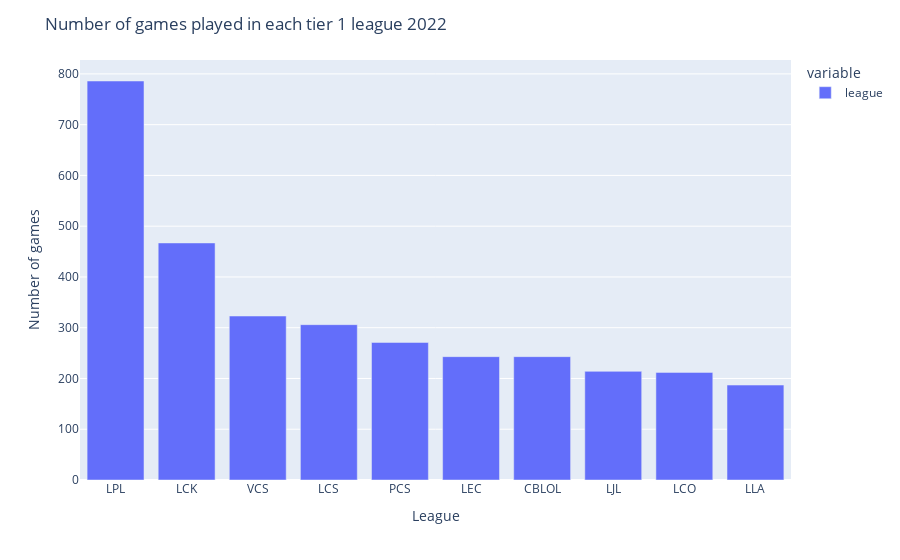

Here is the notebook cell this chart was saved with:
### Code cell
fig = tier1.groupby('gameid').first()['league'].value_counts().plot(kind='bar')
fig.update_layout(title='Number of games played in each tier 1 league 2022', xaxis_title='League', yaxis_title='Number of games')
fig.show()

### Figure 1 — Plotly figure (JSON) as saved in the notebook; plotly's stock layout.template omitted (floating-point values rounded to 4 significant figures)
{"data": [{"alignmentgroup": "True", "hovertemplate": "variable=league<br>index=%{x}<br>value=%{y}<extra></extra>", "legendgroup": "league", "marker": {"color": "#636efa", "pattern": {"shape": ""}}, "name": "league", "offsetgroup": "league", "orientation": "v", "showlegend": true, "textposition": "auto", "type": "bar", "x": ["LPL", "LCK", "VCS", "LCS", "PCS", "LEC", "CBLOL", "LJL", "LCO", "LLA"], "xaxis": "x", "y": [786, 467, 323, 306, 271, 243, 243, 214, 212, 187], "yaxis": "y"}], "layout": {"barmode": "relative", "legend": {"title": {"text": "variable"}, "tracegroupgap": 0}, "margin": {"t": 60}, "title": {"text": "Number of games played in each tier 1 league 2022"}, "xaxis": {"anchor": "y", "domain": [0, 1], "title": {"text": "League"}}, "yaxis": {"anchor": "x", "domain": [0, 1], "title": {"text": "Number of games"}}}}
